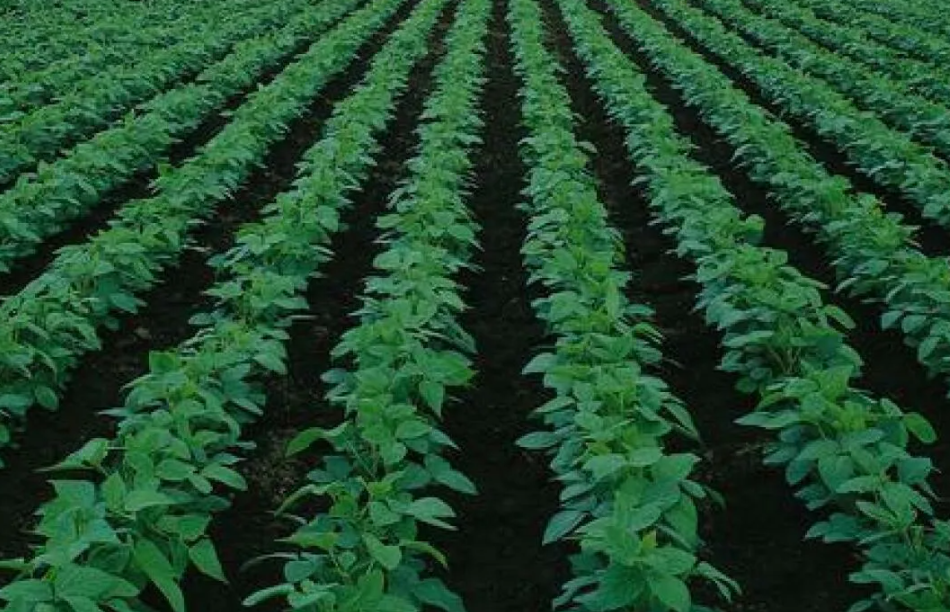
#> input picture scripts/trash/images/i00006.png, 950 x 612 px
$ python demo.py
#> lines starting #> are read from the running program, lines starting #| are printed output that depends on the picture
import time

import numpy as np
import cv2 as cv
from matplotlib import pyplot as plt
img = cv.imread('images/i00006.png', cv.IMREAD_GRAYSCALE)
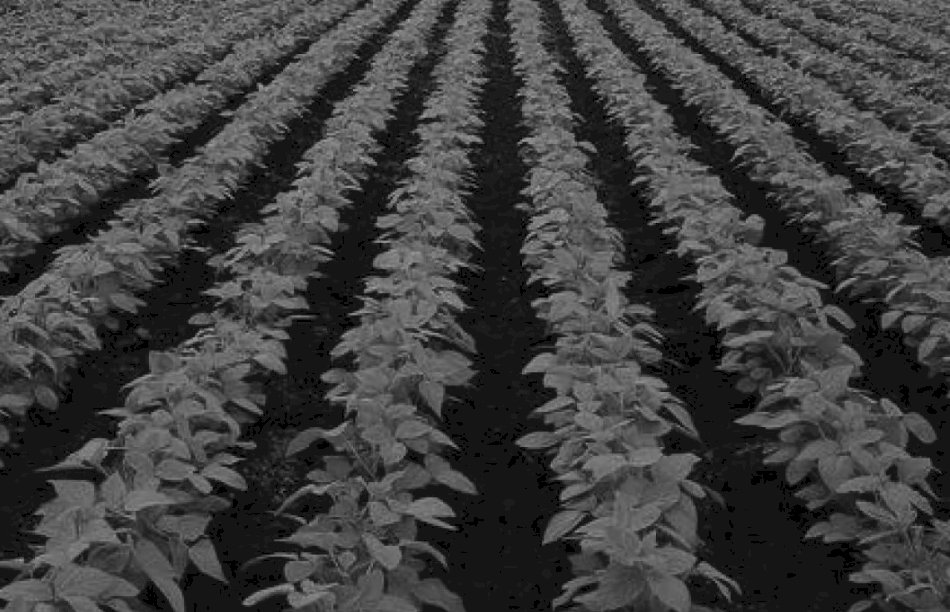
#> img: shape (612, 950); min 0, max 167, mean 64.2
start_time = time.time()
# Initiate ORB detector
orb = cv.ORB_create(nfeatures=8000)
# find the keypoints with ORB
kp = orb.detect(img, None)
#> kp = 8000 keypoints; strongest (x, y, size): (259, 84, 31), (259, 85, 44.6), (524, 140, 44.6), (136, 107, 31)
# compute the descriptors with ORB
kp, des = orb.compute(img, kp)
# draw only keypoints location,not size and orientation
img2 = cv.drawKeypoints(img, kp, None, color=(0,255,0), flags=0)
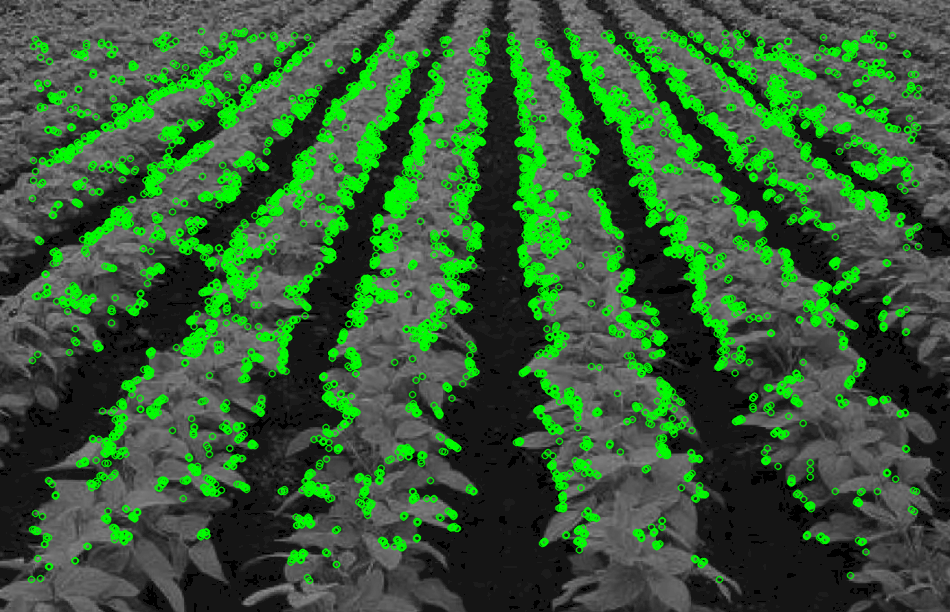
#> img2: shape (612, 950, 3); mean of channels 0, 1, 2 53.8, 91.7, 53.8; drawn as B, G, R
print(1.0 / (time.time() - start_time))
plt.imshow(img2), plt.show()

$ run again, with scripts/trash/images/i00000.png copied over scripts/trash/images/i00006.png
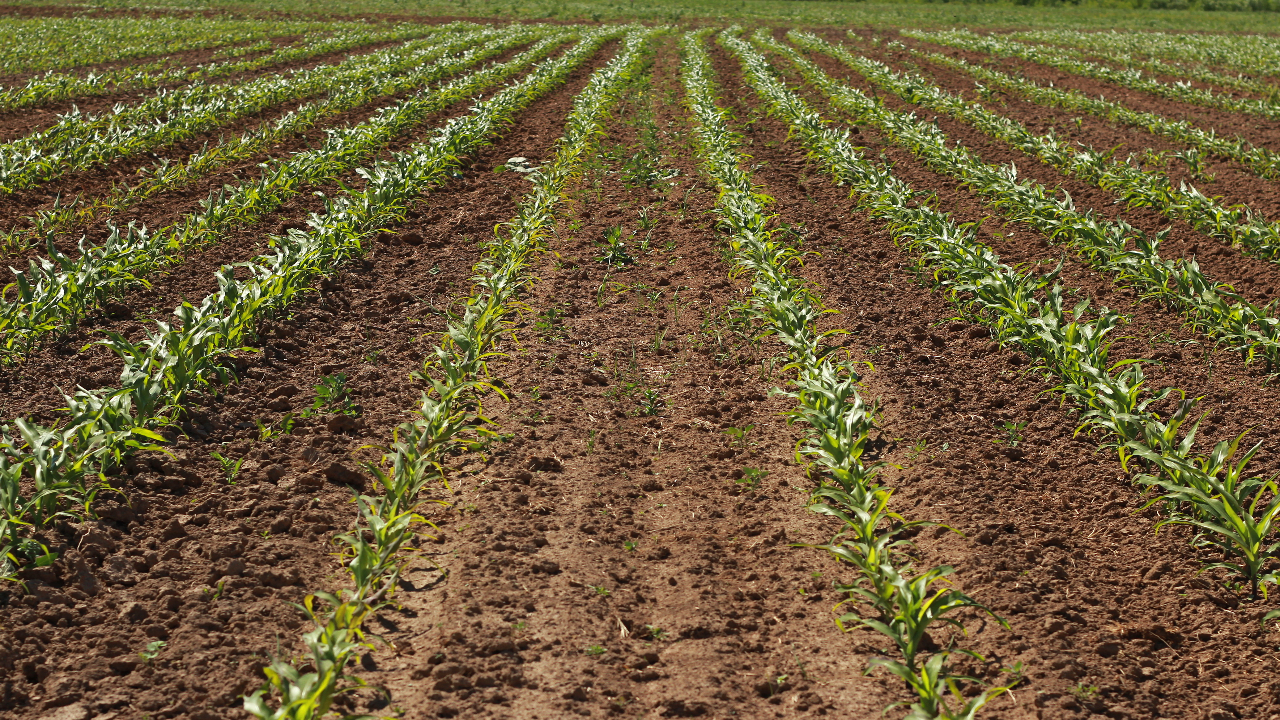
#> input picture scripts/trash/images/i00000.png, 1280 x 720 px
#> `img = cv.imread('images/i00006.png', cv.IMREAD_GRAYSCALE)`:
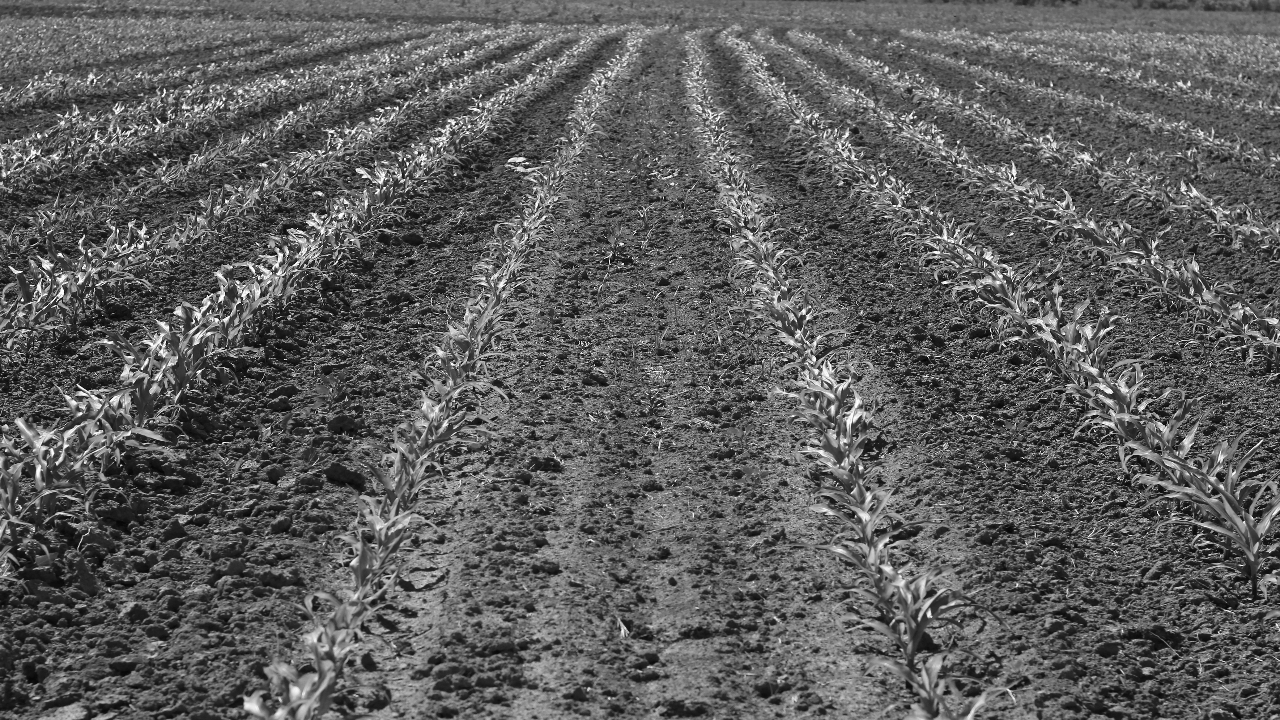
#> img: shape (720, 1280); min 2, max 254, mean 93.2
#> kp = 8000 keypoints; strongest (x, y, size): (332, 134, 31), (1012, 176, 31), (216, 319, 31), (913, 115, 31)
#> `img2 = cv.drawKeypoints(img, kp, None, color=(0,255,0), flags=0)`:
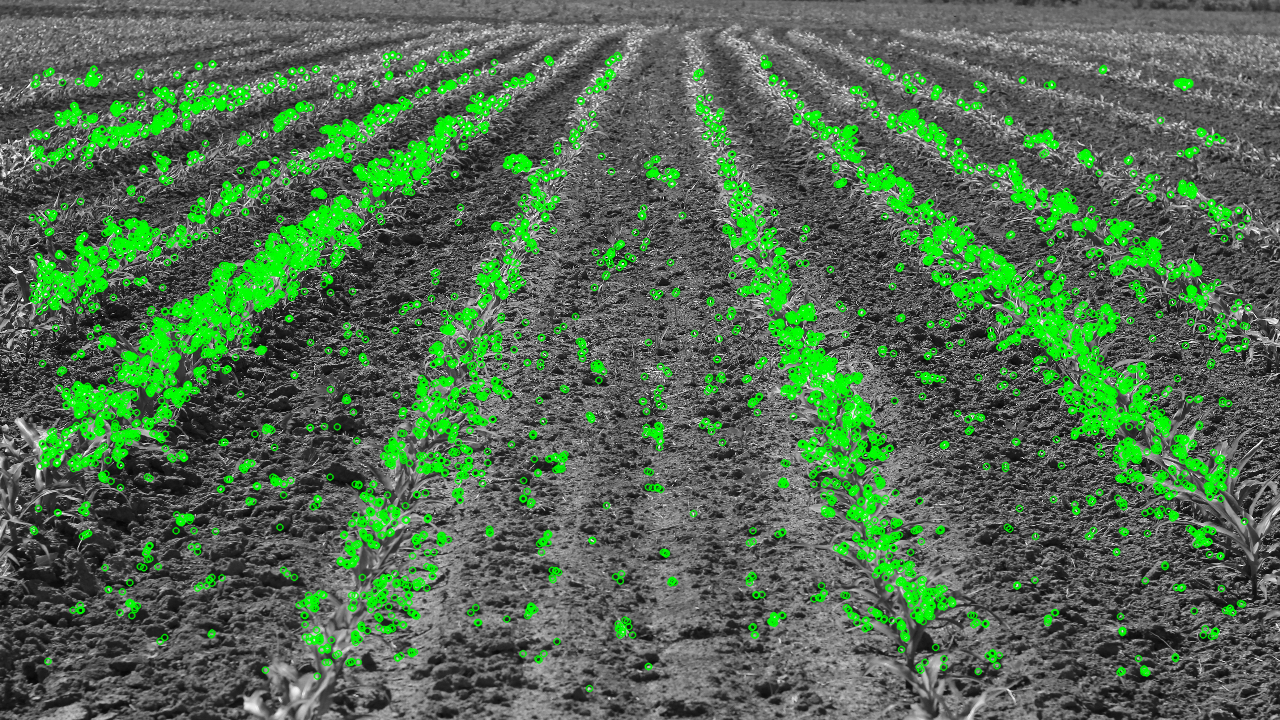
#> img2: shape (720, 1280, 3); mean of channels 0, 1, 2 81.4, 109, 81.4; drawn as B, G, R

$ run again, with scripts/trash/images/i00001.png copied over scripts/trash/images/i00006.png
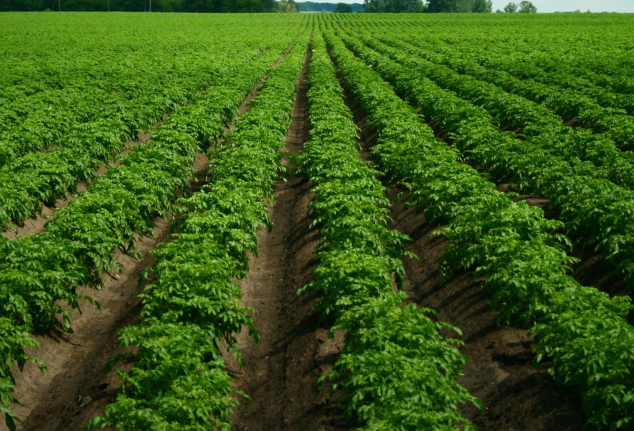
#> input picture scripts/trash/images/i00001.png, 1267 x 861 px (shown at 1/2 size)
#> `img = cv.imread('images/i00006.png', cv.IMREAD_GRAYSCALE)`:
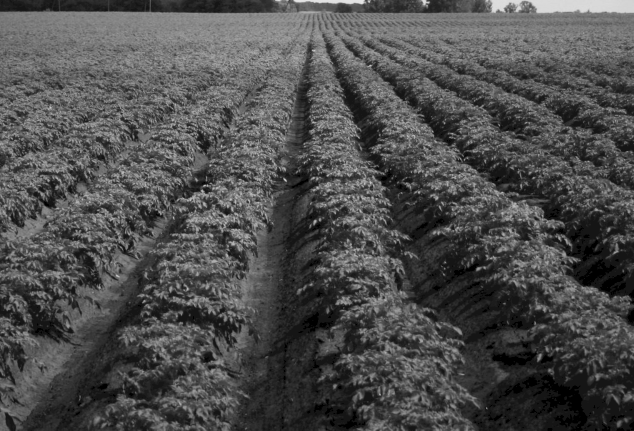
#> img: shape (861, 1267) (shown at 1/2 size); min 0, max 233, mean 77.2
#> kp = 8000 keypoints; strongest (x, y, size): (409, 370, 31), (414, 372, 31), (570, 360, 44.6), (321, 428, 31)
#> `img2 = cv.drawKeypoints(img, kp, None, color=(0,255,0), flags=0)`:
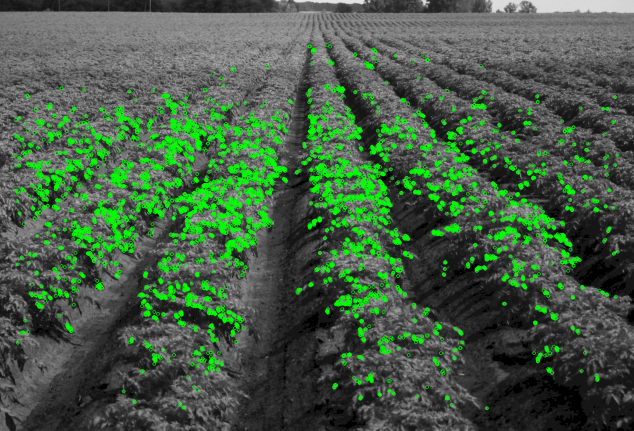
#> img2: shape (861, 1267, 3) (shown at 1/2 size); mean of channels 0, 1, 2 69.2, 91.9, 69.2; drawn as B, G, R

$ run again, with scripts/trash/images/i00002.png copied over scripts/trash/images/i00006.png
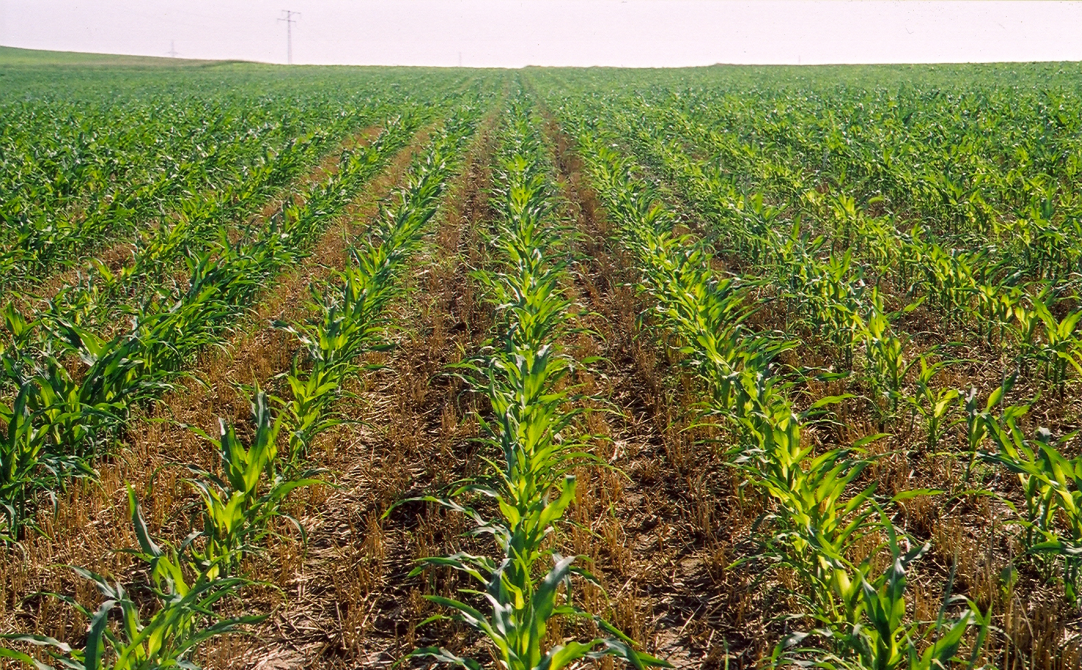
#> input picture scripts/trash/images/i00002.png, 1082 x 670 px
#> `img = cv.imread('images/i00006.png', cv.IMREAD_GRAYSCALE)`:
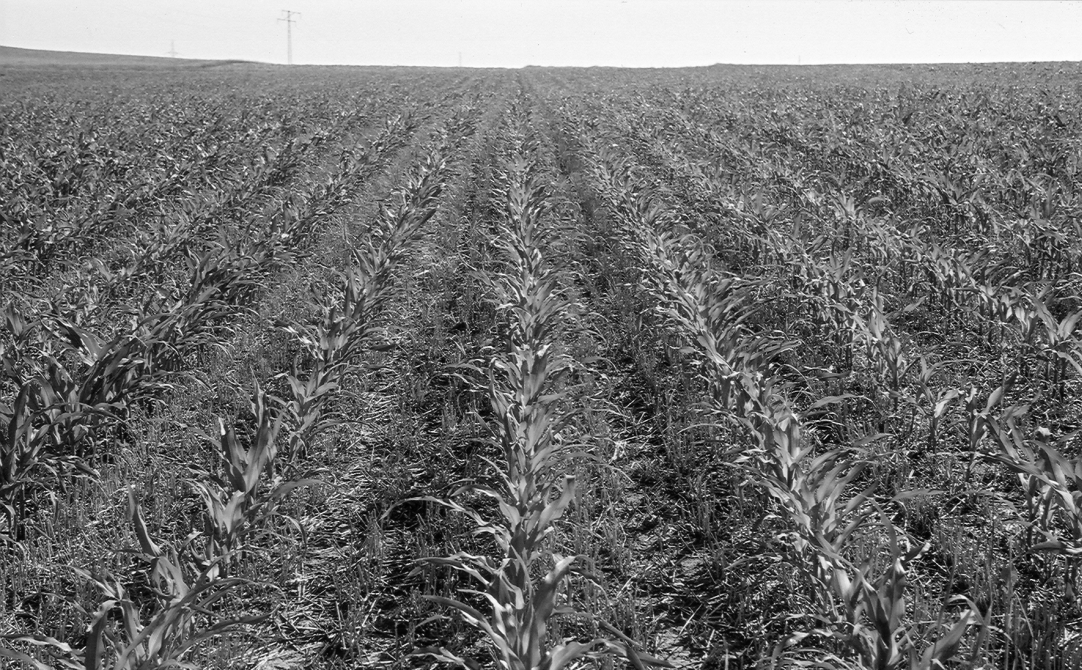
#> img: shape (670, 1082); min 1, max 254, mean 112
#> kp = 8000 keypoints; strongest (x, y, size): (783, 537, 31), (903, 559, 31), (903, 557, 31), (1020, 474, 31)
#> `img2 = cv.drawKeypoints(img, kp, None, color=(0,255,0), flags=0)`:
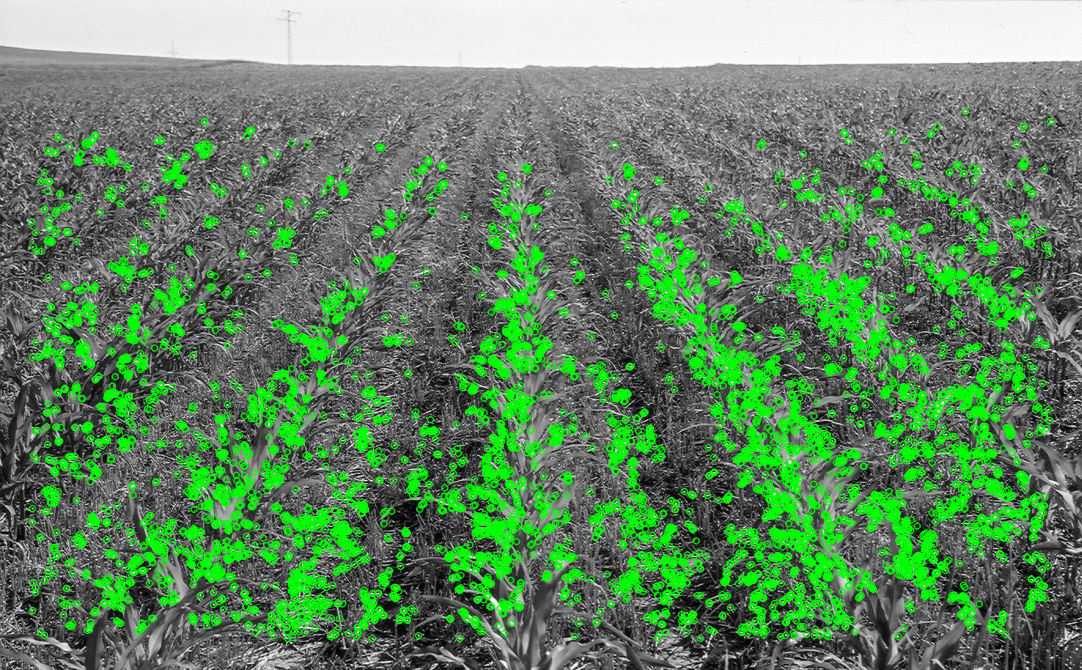
#> img2: shape (670, 1082, 3); mean of channels 0, 1, 2 98.1, 133.9, 98.1; drawn as B, G, R
